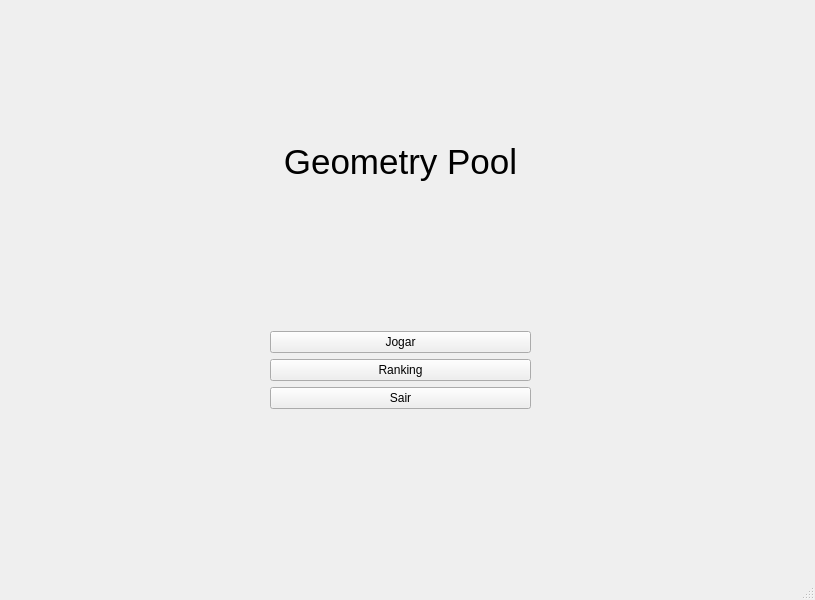
<?xml version="1.0" encoding="UTF-8"?>
<ui version="4.0">
 <class>Ui_Main</class>
 <widget class="QMainWindow" name="Ui_Main">
  <property name="geometry">
   <rect>
    <x>0</x>
    <y>0</y>
    <width>815</width>
    <height>600</height>
   </rect>
  </property>
  <property name="windowTitle">
   <string>Geometry Pool</string>
  </property>
  <widget class="QWidget" name="centralwidget">
   <widget class="QWidget" name="verticalLayoutWidget">
    <property name="geometry">
     <rect>
      <x>270</x>
      <y>0</y>
      <width>261</width>
      <height>551</height>
     </rect>
    </property>
    <layout class="QVBoxLayout" name="verticalLayout">
     <item>
      <spacer name="verticalSpacer_3">
       <property name="orientation">
        <enum>Qt::Vertical</enum>
       </property>
       <property name="sizeHint" stdset="0">
        <size>
         <width>20</width>
         <height>40</height>
        </size>
       </property>
      </spacer>
     </item>
     <item>
      <widget class="QLabel" name="label">
       <property name="font">
        <font>
         <pointsize>26</pointsize>
        </font>
       </property>
       <property name="text">
        <string>Geometry Pool</string>
       </property>
       <property name="alignment">
        <set>Qt::AlignCenter</set>
       </property>
      </widget>
     </item>
     <item>
      <spacer name="verticalSpacer">
       <property name="orientation">
        <enum>Qt::Vertical</enum>
       </property>
       <property name="sizeHint" stdset="0">
        <size>
         <width>20</width>
         <height>40</height>
        </size>
       </property>
      </spacer>
     </item>
     <item>
      <layout class="QVBoxLayout" name="verticalLayout_3">
       <item>
        <widget class="QPushButton" name="buttonComecar">
         <property name="text">
          <string>Jogar</string>
         </property>
        </widget>
       </item>
       <item>
        <widget class="QPushButton" name="buttonRanking">
         <property name="text">
          <string>Ranking</string>
         </property>
        </widget>
       </item>
       <item>
        <widget class="QPushButton" name="buttonSair">
         <property name="text">
          <string>Sair</string>
         </property>
        </widget>
       </item>
      </layout>
     </item>
     <item>
      <spacer name="verticalSpacer_2">
       <property name="orientation">
        <enum>Qt::Vertical</enum>
       </property>
       <property name="sizeHint" stdset="0">
        <size>
         <width>20</width>
         <height>40</height>
        </size>
       </property>
      </spacer>
     </item>
    </layout>
   </widget>
  </widget>
  <widget class="QMenuBar" name="menubar">
   <property name="geometry">
    <rect>
     <x>0</x>
     <y>0</y>
     <width>815</width>
     <height>21</height>
    </rect>
   </property>
  </widget>
  <widget class="QStatusBar" name="statusbar"/>
 </widget>
 <resources/>
 <connections/>
 <slots>
  <signal>signal1()</signal>
  <signal>signal2()</signal>
 </slots>
</ui>
